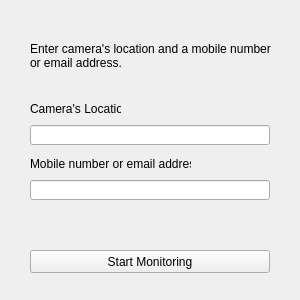
<?xml version="1.0" encoding="UTF-8"?>
<ui version="4.0">
 <class>MainWindow</class>
 <widget class="QMainWindow" name="MainWindow">
  <property name="geometry">
   <rect>
    <x>0</x>
    <y>0</y>
    <width>300</width>
    <height>300</height>
   </rect>
  </property>
  <property name="minimumSize">
   <size>
    <width>300</width>
    <height>300</height>
   </size>
  </property>
  <property name="maximumSize">
   <size>
    <width>300</width>
    <height>300</height>
   </size>
  </property>
  <property name="windowTitle">
   <string>Weapon Detection</string>
  </property>
  <widget class="QWidget" name="centralwidget">
   <widget class="QLabel" name="label">
    <property name="geometry">
     <rect>
      <x>30</x>
      <y>20</y>
      <width>241</width>
      <height>71</height>
     </rect>
    </property>
    <property name="text">
     <string>Enter camera's location and a mobile number or email address.</string>
    </property>
    <property name="wordWrap">
     <bool>true</bool>
    </property>
   </widget>
   <widget class="QLabel" name="label_2">
    <property name="geometry">
     <rect>
      <x>30</x>
      <y>101</y>
      <width>91</width>
      <height>16</height>
     </rect>
    </property>
    <property name="text">
     <string>Camera's Location:</string>
    </property>
   </widget>
   <widget class="QLabel" name="label_3">
    <property name="geometry">
     <rect>
      <x>30</x>
      <y>156</y>
      <width>161</width>
      <height>16</height>
     </rect>
    </property>
    <property name="text">
     <string>Mobile number or email address:</string>
    </property>
   </widget>
   <widget class="QPushButton" name="pushButton">
    <property name="geometry">
     <rect>
      <x>30</x>
      <y>250</y>
      <width>240</width>
      <height>23</height>
     </rect>
    </property>
    <property name="text">
     <string>Start Monitoring</string>
    </property>
   </widget>
   <widget class="QLineEdit" name="location_input">
    <property name="geometry">
     <rect>
      <x>30</x>
      <y>125</y>
      <width>240</width>
      <height>20</height>
     </rect>
    </property>
   </widget>
   <widget class="QLineEdit" name="sendTo_input">
    <property name="geometry">
     <rect>
      <x>30</x>
      <y>180</y>
      <width>240</width>
      <height>20</height>
     </rect>
    </property>
   </widget>
  </widget>
 </widget>
 <resources/>
 <connections/>
</ui>
